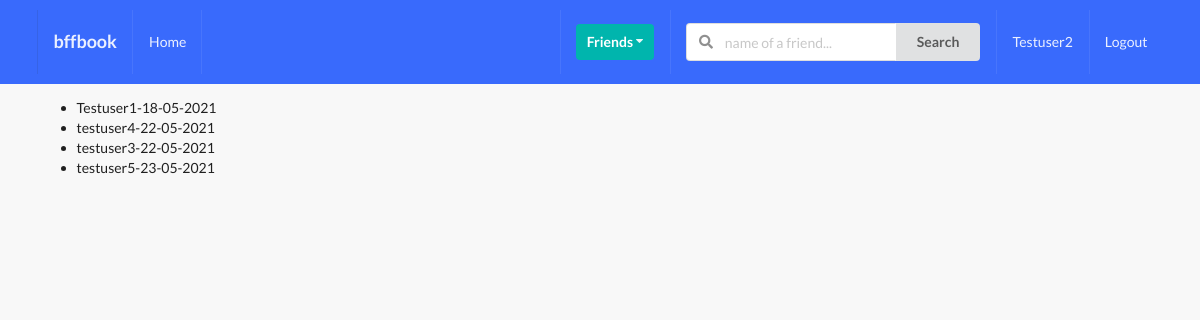
The page /profiles/to-invite/ (signed in) on the database as committed earlier.
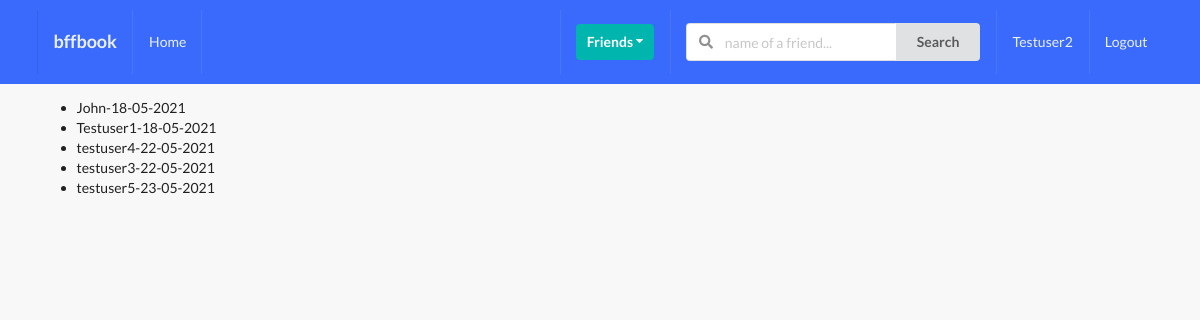
The same page on the database as committed later.
### profiles/models.py (models this page shows, shortened)
class Profile(models.Model):
    first_name = models.CharField(max_length=200, blank=True)
    last_name = models.CharField(max_length=200, blank=True)
    user = models.OneToOneField(User, on_delete=models.CASCADE)
    bio = models.TextField(default="No bio...", max_length=300)
    email = models.EmailField(max_length=200, blank=True)
    country = models.CharField(max_length=200, blank=True)
    avatar = models.ImageField(default='avatar.png', upload_to='avatars/')
    friends = models.ManyToManyField(User, blank=True, related_name='friends')
    slug = models.SlugField(unique=True, blank=True)
    updated = models.DateTimeField(auto_now=True)
    created = models.DateTimeField(auto_now_add=True)
    objects = ProfileManager()
    def __str__(self):
        return f"{self.user.username}-{self.created.strftime('%d-%m-%Y')}"

### profiles/views.py (the view)
# urls.py: path('to-invite/', invites_profiles_list_view, name='invite-profiles-view'),
def invites_profiles_list_view(request):
    user=request.user
    qs = Profile.objects.get_all_profiles_to_invite(user)
    context = {'qs': qs}
    return render(request, 'profiles/to_invite_list.html', context)

### profiles/models.py (called while the page is built)
    def get_all_profiles_to_invite(self, sender):
        profiles = Profile.objects.all().exclude(user=sender)
        profile = Profile.objects.get(user=sender)
        qs = Relationship.objects.filter(Q(sender=profile) | Q(receiver=profile))
        accepted = set([])
        for rel in qs:
            if rel.status == 'accepted':
                accepted.add(rel.receiver)
                accepted.add(rel.sender)
        print(accepted)
        available = [profile for profile in profiles if profile not in accepted]
        print(available)
        return available

### profiles/templates/profiles/to_invite_list.html (shortened to what this page needs)
{% extends 'base.html' %}
{% block content %}
    <ul>
        {% for item in qs %}
            <li>{{ item }}</li>
        {% endfor %}
    </ul>
{% endblock content %}

Rows that differ between the two databases and show on the page:
now on this page (row edited): Profile: user+created "John-18-05-2021"
